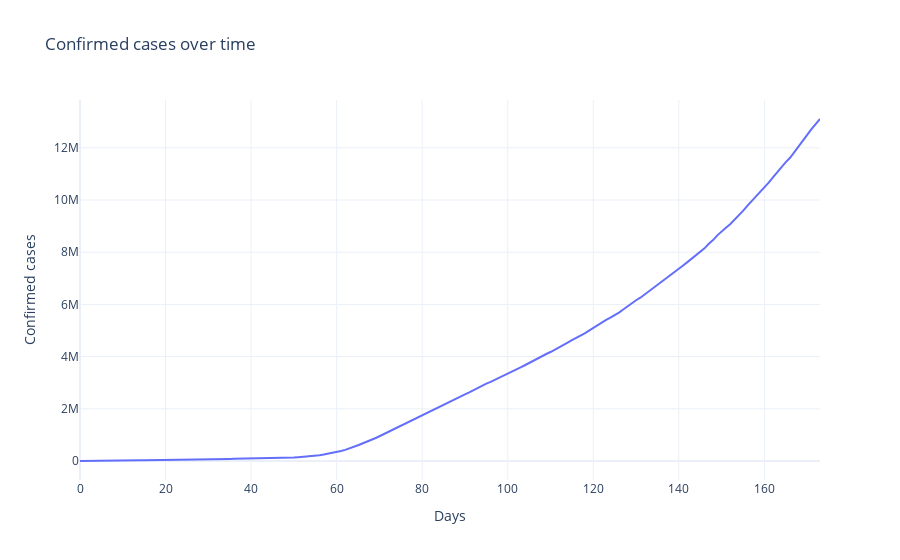

Notebook source saved alongside this figure:
### Code cell
#Plotting the graph of confirmed cases
fig = go.Figure()
fig.add_trace(go.Scatter(x=data_time.index, y=data_time['Confirmed'],
                    mode='lines',
                    name='Confirmed cases'))


fig.update_layout(
    title='Confirmed cases over time',
        template='plotly_white',
      yaxis_title="Confirmed cases",
    xaxis_title="Days",

)

fig.show()

### Figure 1 — Plotly figure (JSON) as saved in the notebook; plotly's stock layout.template omitted (floating-point values rounded to 4 significant figures; data arrays with more than 128 entries replaced by an {"elided": "..."} marker saying what was removed)
{"data": [{"mode": "lines", "name": "Confirmed cases", "type": "scatter", "x": {"elided": "174 int values"}, "y": {"elided": "174 int values"}}], "layout": {"title": {"text": "Confirmed cases over time"}, "xaxis": {"title": {"text": "Days"}}, "yaxis": {"title": {"text": "Confirmed cases"}}}}
